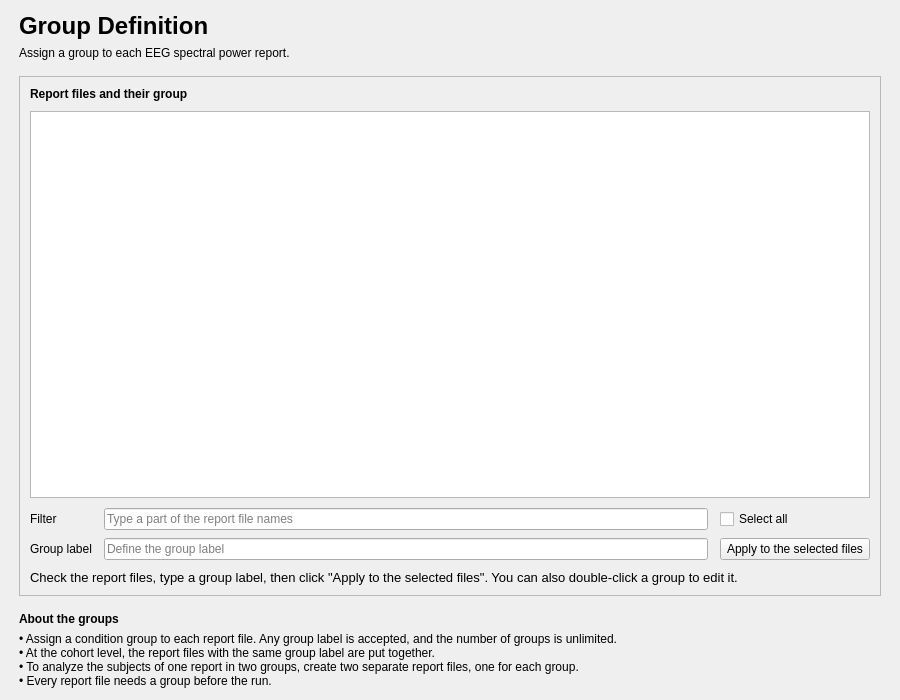
<?xml version="1.0" encoding="UTF-8"?>
<ui version="4.0">
 <class>GroupDefinition</class>
 <widget class="QWidget" name="GroupDefinition">
  <property name="geometry">
   <rect>
    <x>0</x>
    <y>0</y>
    <width>900</width>
    <height>700</height>
   </rect>
  </property>
  <property name="windowTitle">
   <string />
  </property>
  <layout class="QVBoxLayout" name="verticalLayout">
   <property name="spacing">
    <number>16</number>
   </property>
   <property name="leftMargin">
    <number>19</number>
   </property>
   <property name="topMargin">
    <number>12</number>
   </property>
   <property name="rightMargin">
    <number>19</number>
   </property>
   <property name="bottomMargin">
    <number>12</number>
   </property>
   <item>
    <layout class="QVBoxLayout" name="header_layout">
     <property name="spacing">
      <number>6</number>
     </property>
     <item>
      <widget class="QLabel" name="title_label">
       <property name="font">
        <font>
         <pointsize>18</pointsize>
         <bold>true</bold>
        </font>
       </property>
       <property name="text">
        <string>Group Definition</string>
       </property>
      </widget>
     </item>
     <item>
      <widget class="QLabel" name="subtitle_label">
       <property name="text">
        <string>Assign a group to each EEG spectral power report.</string>
       </property>
       <property name="wordWrap">
        <bool>true</bool>
       </property>
       <property name="variant" stdset="0">
        <string notr="true">help</string>
       </property>
      </widget>
     </item>
    </layout>
   </item>
   <item>
    <widget class="QFrame" name="files_card">
     <property name="frameShape">
      <enum>QFrame::Shape::StyledPanel</enum>
     </property>
     <property name="frameShadow">
      <enum>QFrame::Shadow::Raised</enum>
     </property>
     <layout class="QVBoxLayout" name="files_card_layout">
      <property name="spacing">
       <number>10</number>
      </property>
      <property name="leftMargin">
       <number>10</number>
      </property>
      <property name="topMargin">
       <number>10</number>
      </property>
      <property name="rightMargin">
       <number>10</number>
      </property>
      <property name="bottomMargin">
       <number>10</number>
      </property>
      <item>
       <widget class="QLabel" name="label">
        <property name="font">
         <font>
          <bold>true</bold>
         </font>
        </property>
        <property name="text">
         <string>Report files and their group</string>
        </property>
       </widget>
      </item>
      <item>
       <widget class="QTableView" name="tableView_group">
        <property name="minimumSize">
         <size>
          <width>0</width>
          <height>240</height>
         </size>
        </property>
        <property name="contextMenuPolicy">
         <enum>Qt::DefaultContextMenu</enum>
        </property>
        <property name="toolTipDuration">
         <number>-1</number>
        </property>
        <property name="sizeAdjustPolicy">
         <enum>QAbstractScrollArea::AdjustToContents</enum>
        </property>
        <property name="textElideMode">
         <enum>Qt::ElideNone</enum>
        </property>
        <property name="horizontalScrollMode">
         <enum>QAbstractItemView::ScrollPerPixel</enum>
        </property>
        <attribute name="horizontalHeaderStretchLastSection">
         <bool>true</bool>
        </attribute>
        <attribute name="verticalHeaderStretchLastSection">
         <bool>false</bool>
        </attribute>
       </widget>
      </item>
      <item>
       <layout class="QGridLayout" name="group_grid" columnstretch="0,1,0">
        <property name="horizontalSpacing">
         <number>12</number>
        </property>
        <property name="verticalSpacing">
         <number>8</number>
        </property>
        <item row="0" column="0">
         <widget class="QLabel" name="label_2">
          <property name="text">
           <string>Filter</string>
          </property>
         </widget>
        </item>
        <item row="0" column="1">
         <widget class="QLineEdit" name="lineEdit_search">
          <property name="placeholderText">
           <string>Type a part of the report file names</string>
          </property>
         </widget>
        </item>
        <item row="0" column="2">
         <widget class="QCheckBox" name="checkBox_SelectAll">
          <property name="text">
           <string>Select all</string>
          </property>
          <property name="minimumSize">
           <size>
            <width>150</width>
            <height>0</height>
           </size>
          </property>
         </widget>
        </item>
        <item row="1" column="0">
         <widget class="QLabel" name="label_3">
          <property name="text">
           <string>Group label</string>
          </property>
         </widget>
        </item>
        <item row="1" column="1">
         <widget class="QLineEdit" name="lineEdit_group">
          <property name="placeholderText">
           <string>Define the group label</string>
          </property>
         </widget>
        </item>
        <item row="1" column="2">
         <widget class="QPushButton" name="pushButton_apply">
          <property name="text">
           <string>Apply to the selected files</string>
          </property>
         </widget>
        </item>
       </layout>
      </item>
      <item>
       <widget class="QLabel" name="group_help_label">
        <property name="font">
         <font>
          <pointsize>10</pointsize>
         </font>
        </property>
        <property name="text">
         <string>Check the report files, type a group label, then click "Apply to the selected files". You can also double-click a group to edit it.</string>
        </property>
        <property name="wordWrap">
         <bool>true</bool>
        </property>
        <property name="variant" stdset="0">
         <string notr="true">help</string>
        </property>
       </widget>
      </item>
     </layout>
    </widget>
   </item>
   <item>
    <layout class="QVBoxLayout" name="about_groups_layout">
     <property name="spacing">
      <number>6</number>
     </property>
     <item>
      <widget class="QLabel" name="about_groups_title_label">
       <property name="font">
        <font>
         <bold>true</bold>
        </font>
       </property>
       <property name="text">
        <string>About the groups</string>
       </property>
      </widget>
     </item>
     <item>
      <widget class="QLabel" name="about_groups_label">
       <property name="text">
        <string>• Assign a condition group to each report file. Any group label is accepted, and the number of groups is unlimited.&lt;br/&gt;• At the cohort level, the report files with the same group label are put together.&lt;br/&gt;• To analyze the subjects of one report in two groups, create two separate report files, one for each group.&lt;br/&gt;• Every report file needs a group before the run.</string>
       </property>
       <property name="textFormat">
        <enum>Qt::TextFormat::RichText</enum>
       </property>
       <property name="wordWrap">
        <bool>true</bool>
       </property>
       <property name="variant" stdset="0">
        <string notr="true">help</string>
       </property>
      </widget>
     </item>
    </layout>
   </item>
  </layout>
 </widget>
 <resources>
  <include location="../../../../../snooz-toolbox/src/main/python/ui/themes/themes.qrc" />
 </resources>
 <connections>
  <connection>
   <sender>pushButton_apply</sender>
   <signal>clicked()</signal>
   <receiver>GroupDefinition</receiver>
   <slot>apply_group_slot()</slot>
   <hints>
    <hint type="sourcelabel">
     <x>318</x>
     <y>551</y>
    </hint>
    <hint type="destinationlabel">
     <x>201</x>
     <y>286</y>
    </hint>
   </hints>
  </connection>
  <connection>
   <sender>checkBox_SelectAll</sender>
   <signal>clicked()</signal>
   <receiver>GroupDefinition</receiver>
   <slot>select_all_slot()</slot>
   <hints>
    <hint type="sourcelabel">
     <x>318</x>
     <y>522</y>
    </hint>
    <hint type="destinationlabel">
     <x>201</x>
     <y>286</y>
    </hint>
   </hints>
  </connection>
  <connection>
   <sender>lineEdit_search</sender>
   <signal>textEdited(QString)</signal>
   <receiver>GroupDefinition</receiver>
   <slot>edit_search_slot()</slot>
   <hints>
    <hint type="sourcelabel">
     <x>123</x>
     <y>522</y>
    </hint>
    <hint type="destinationlabel">
     <x>201</x>
     <y>286</y>
    </hint>
   </hints>
  </connection>
 </connections>
 <slots>
  <slot>apply_group_slot()</slot>
  <slot>select_all_slot()</slot>
  <slot>edit_search_slot()</slot>
 </slots>
</ui>
